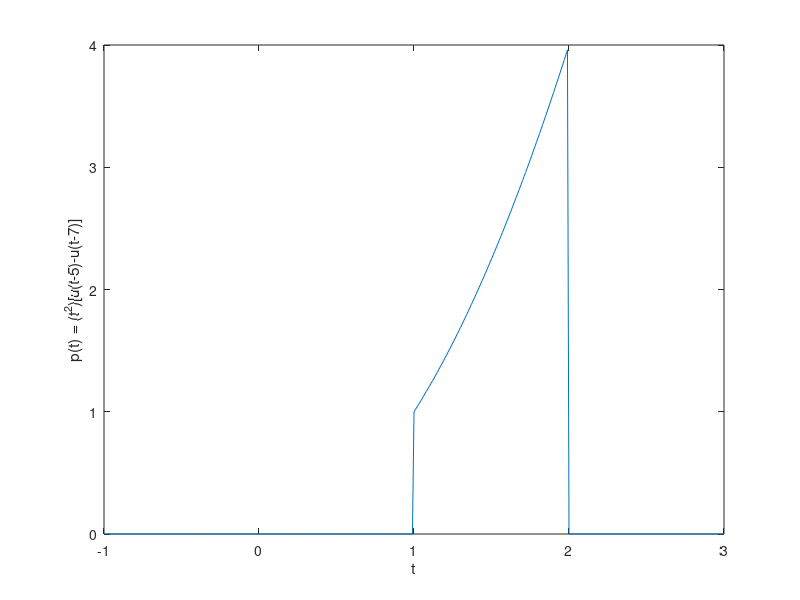

Recreate this plot in MATLAB.
clear all
t = (-1:0.01:3);
unitstep = (t>=1)& (t<2);
quad = t.^2.*unitstep;
plot(t,quad)
xlabel('t'); ylabel('p(t) = (t^2)[u(t-5)-u(t-7)]'); 